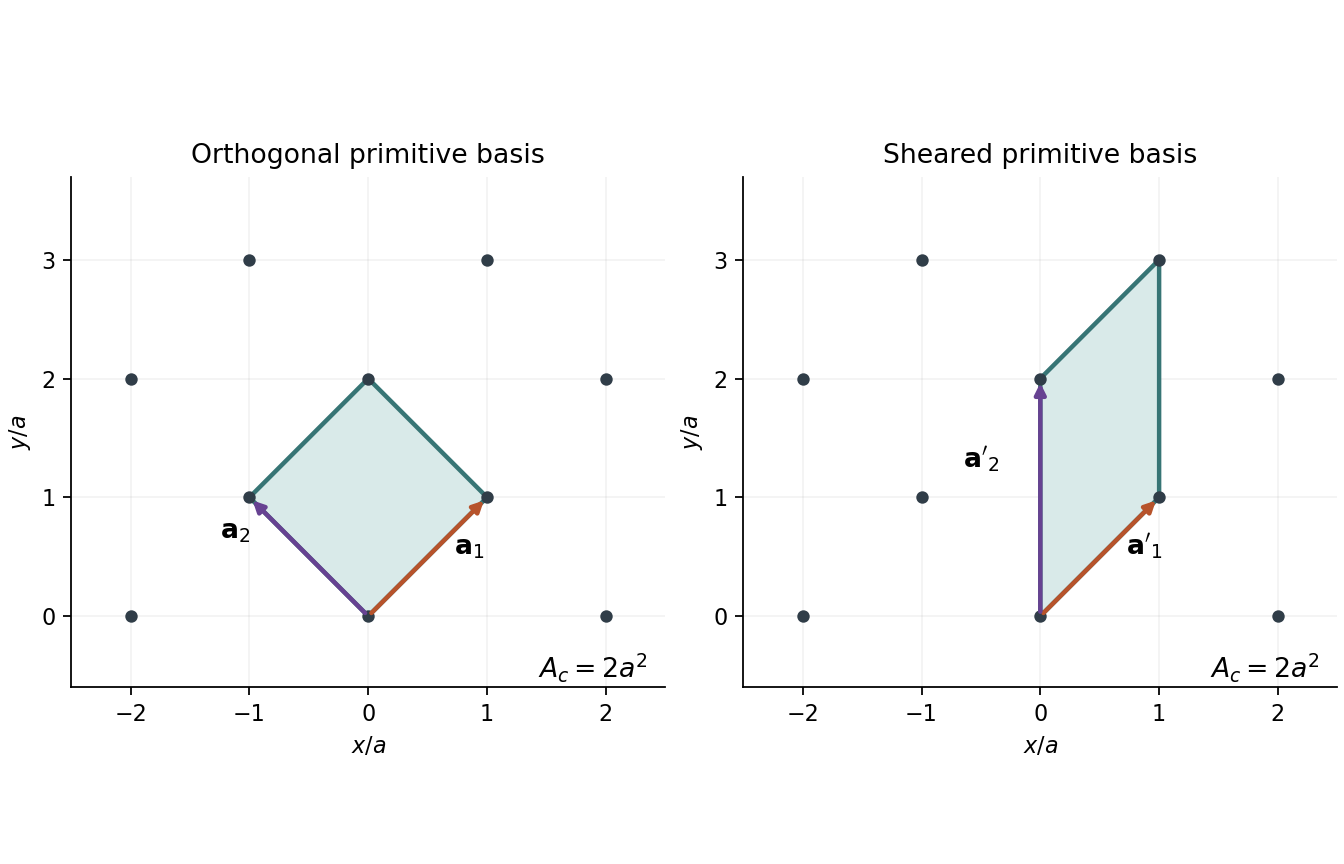

This chart was generated by the following Python code:
"""Original derived primitive-cell construction; Python 3.14 and matplotlib.

No source illustration is used. Save the PNG basename to the working directory.
"""
import matplotlib
matplotlib.use('Agg')
import matplotlib.pyplot as plt
from matplotlib.patches import Polygon

fig, axes = plt.subplots(1, 2, figsize=(8.4, 5.4), layout='constrained')
fig.patch.set_facecolor('white')
points = [(x,y) for x in range(-3,4) for y in range(-1,5) if (x-y)%2 == 0]
for ax in axes:
    ax.scatter(*zip(*points), s=21, color='#303d48', zorder=3)
    ax.set(xlim=(-2.5,2.5), ylim=(-0.6,3.7), xlabel=r'$x/a$', ylabel=r'$y/a$')
    ax.set_aspect('equal')
    ax.set_xticks(range(-2,3))
    ax.set_yticks(range(0,4))
    ax.grid(alpha=0.15)
    ax.spines[['top','right']].set_visible(False)
    ax.text(0.97,0.02,r'$A_c=2a^2$',ha='right',transform=ax.transAxes,fontsize=12)
for ax, vectors, title in [
    (axes[0], [(1,1),(-1,1)], 'Orthogonal primitive basis'),
    (axes[1], [(1,1),(0,2)], 'Sheared primitive basis')]:
    u,v=vectors
    poly=[(0,0),u,(u[0]+v[0],u[1]+v[1]),v]
    ax.add_patch(Polygon(poly,facecolor='#d9eae9',edgecolor='#377575',lw=2,zorder=2))
    for i,vec in enumerate(vectors):
        ax.annotate('',xy=vec,xytext=(0,0),arrowprops={'arrowstyle':'-|>','lw':2,'color':['#b7532b','#674292'][i]})
        offset=(0.12,-0.08) if i==0 else (-0.65,0.05)
        label=rf'$\mathbf{{a}}_{i+1}$' if ax is axes[0] else rf"$\mathbf{{a}}'_{i+1}$"
        ax.text(vec[0]*0.6+offset[0],vec[1]*0.6+offset[1],label,fontsize=12)
    ax.set_title(title,fontsize=12)
fig.savefig('paper-2-primitive-cells.png',dpi=160,facecolor='white')
plt.close(fig)
